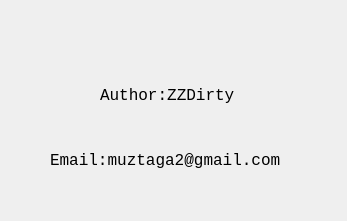
<?xml version="1.0" encoding="UTF-8"?>
<ui version="4.0">
 <class>AuthorDialog</class>
 <widget class="QWidget" name="AuthorDialog">
  <property name="geometry">
   <rect>
    <x>0</x>
    <y>0</y>
    <width>347</width>
    <height>221</height>
   </rect>
  </property>
  <property name="font">
   <font>
    <family>Courier New</family>
    <pointsize>12</pointsize>
   </font>
  </property>
  <property name="windowTitle">
   <string>Author</string>
  </property>
  <widget class="QLabel" name="label">
   <property name="geometry">
    <rect>
     <x>100</x>
     <y>80</y>
     <width>151</width>
     <height>31</height>
    </rect>
   </property>
   <property name="text">
    <string>Author:ZZDirty</string>
   </property>
  </widget>
  <widget class="QLabel" name="label_2">
   <property name="geometry">
    <rect>
     <x>50</x>
     <y>120</y>
     <width>301</width>
     <height>81</height>
    </rect>
   </property>
   <property name="text">
    <string>Email:muztaga2@gmail.com</string>
   </property>
  </widget>
 </widget>
 <layoutdefault spacing="6" margin="11"/>
 <resources/>
 <connections/>
</ui>
